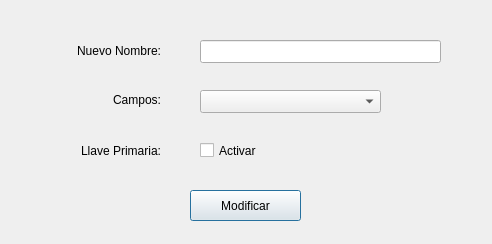
<?xml version="1.0" encoding="UTF-8"?>
<ui version="4.0">
 <class>ModifyFieldWindow</class>
 <widget class="QDialog" name="ModifyFieldWindow">
  <property name="geometry">
   <rect>
    <x>0</x>
    <y>0</y>
    <width>492</width>
    <height>244</height>
   </rect>
  </property>
  <property name="windowTitle">
   <string>Modificar Campo</string>
  </property>
  <widget class="QLineEdit" name="MFWLe_Nombre">
   <property name="geometry">
    <rect>
     <x>200</x>
     <y>40</y>
     <width>241</width>
     <height>23</height>
    </rect>
   </property>
  </widget>
  <widget class="QComboBox" name="MFWCb_Fields">
   <property name="geometry">
    <rect>
     <x>200</x>
     <y>90</y>
     <width>181</width>
     <height>23</height>
    </rect>
   </property>
  </widget>
  <widget class="QCheckBox" name="MFWCb_Key">
   <property name="geometry">
    <rect>
     <x>200</x>
     <y>140</y>
     <width>91</width>
     <height>21</height>
    </rect>
   </property>
   <property name="text">
    <string>Activar</string>
   </property>
  </widget>
  <widget class="QLabel" name="label">
   <property name="geometry">
    <rect>
     <x>60</x>
     <y>40</y>
     <width>101</width>
     <height>21</height>
    </rect>
   </property>
   <property name="text">
    <string>Nuevo Nombre:</string>
   </property>
   <property name="alignment">
    <set>Qt::AlignRight|Qt::AlignTrailing|Qt::AlignVCenter</set>
   </property>
  </widget>
  <widget class="QLabel" name="label_2">
   <property name="geometry">
    <rect>
     <x>60</x>
     <y>90</y>
     <width>101</width>
     <height>20</height>
    </rect>
   </property>
   <property name="text">
    <string>Campos:</string>
   </property>
   <property name="alignment">
    <set>Qt::AlignRight|Qt::AlignTrailing|Qt::AlignVCenter</set>
   </property>
  </widget>
  <widget class="QPushButton" name="MFWBt_Modify">
   <property name="geometry">
    <rect>
     <x>190</x>
     <y>190</y>
     <width>111</width>
     <height>31</height>
    </rect>
   </property>
   <property name="text">
    <string>Modificar</string>
   </property>
  </widget>
  <widget class="QLabel" name="label_3">
   <property name="geometry">
    <rect>
     <x>60</x>
     <y>140</y>
     <width>101</width>
     <height>21</height>
    </rect>
   </property>
   <property name="text">
    <string>Llave Primaria:</string>
   </property>
   <property name="alignment">
    <set>Qt::AlignRight|Qt::AlignTrailing|Qt::AlignVCenter</set>
   </property>
  </widget>
 </widget>
 <resources/>
 <connections/>
</ui>
